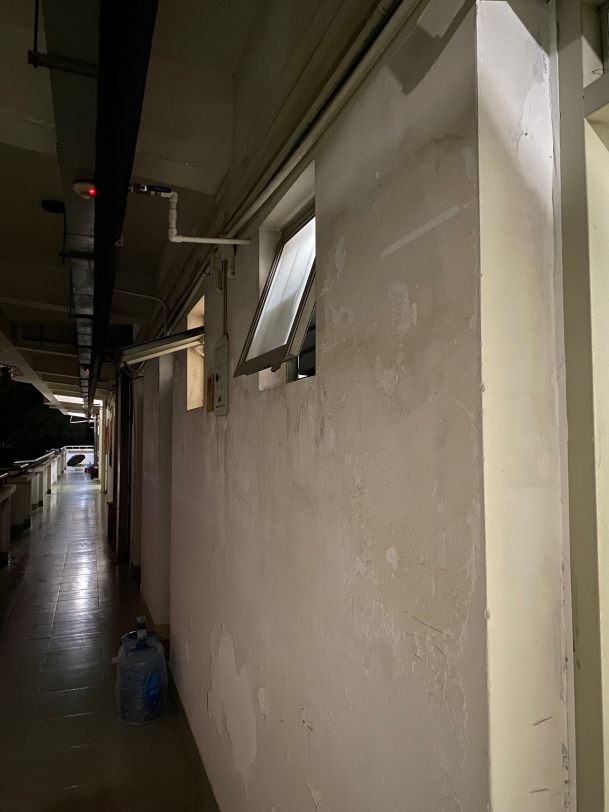
#> input picture exp3/datas/1.png, 1827 x 2436 px (shown at 1/3 size)
$ python orb.py
#> lines starting #> are read from the running program, lines starting #| are printed output that depends on the picture
# activate E:\environments\media_pipe
import numpy as np
import matplotlib.pyplot as plt
import cv2
import random

import sys;sys.path.append('../')
import utils


# 提取图像ORB特征并转化为numpy数组
# [191 lines left out: functions extraORBfromImg, ORBMatch, findMatchCord, Homographyfrom4Pts, RANSAC, homography_trans and 3 more, not called in this run]


# 为图像添加径向畸变, 避免透视作用下可视化效果不美观
def CalcUndistort(img, mtx, dist):
    return cv2.undistort(img, mtx, dist*40, dst=None, newCameraMatrix=None)


if __name__ == '__main__':
    # 创建ORB, BRIEF对象
    orb = cv2.ORB_create(1000)
    match = cv2.BFMatcher(cv2.NORM_HAMMING, crossCheck=True)# crossCheck双向匹配
    # 读取相机内参
    mtx = np.load('./param/mtx.npy')
#> (reads exp3/param/mtx.npy from the repository)
    dist = np.load('./param/dist.npy')
#> (reads exp3/param/dist.npy from the repository)

    # 一开始无先前变换，因此设置为单位阵
    M_before = np.eye(3,3)
    result = cv2.imread('datas/1.png')
#> result is the input picture: shape (2436, 1827, 3); mean B, G, R 79.6, 94.6, 104.2
    result = CalcUndistort(result, mtx, dist)
#> in CalcUndistort, `return cv2.undistort(img, mtx, dist*40, dst=None, newCameraMatrix=None)`:
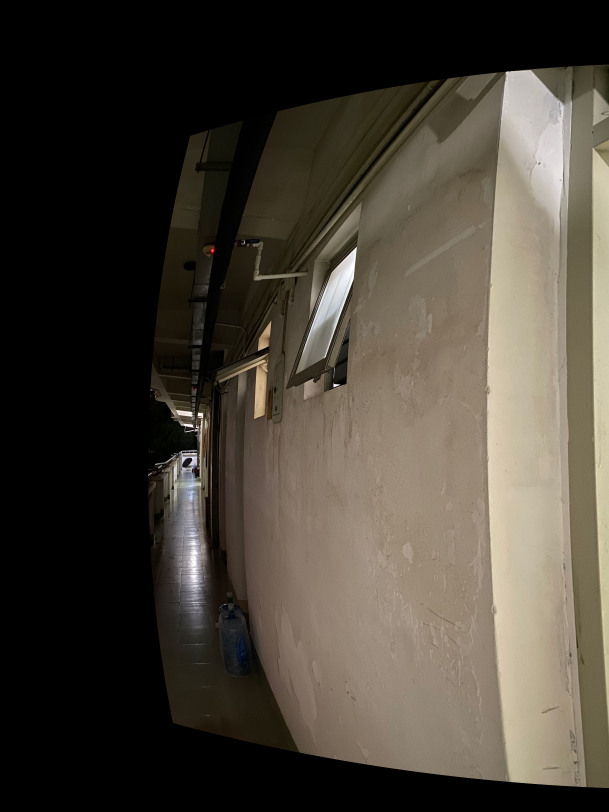
#> returned value: shape (2436, 1827, 3) (shown at 1/3 size); mean of channels 0, 1, 2 55.4, 65.4, 71.8; drawn as B, G, R
#> (the run stopped early here; a loop or call above may not have finished)
